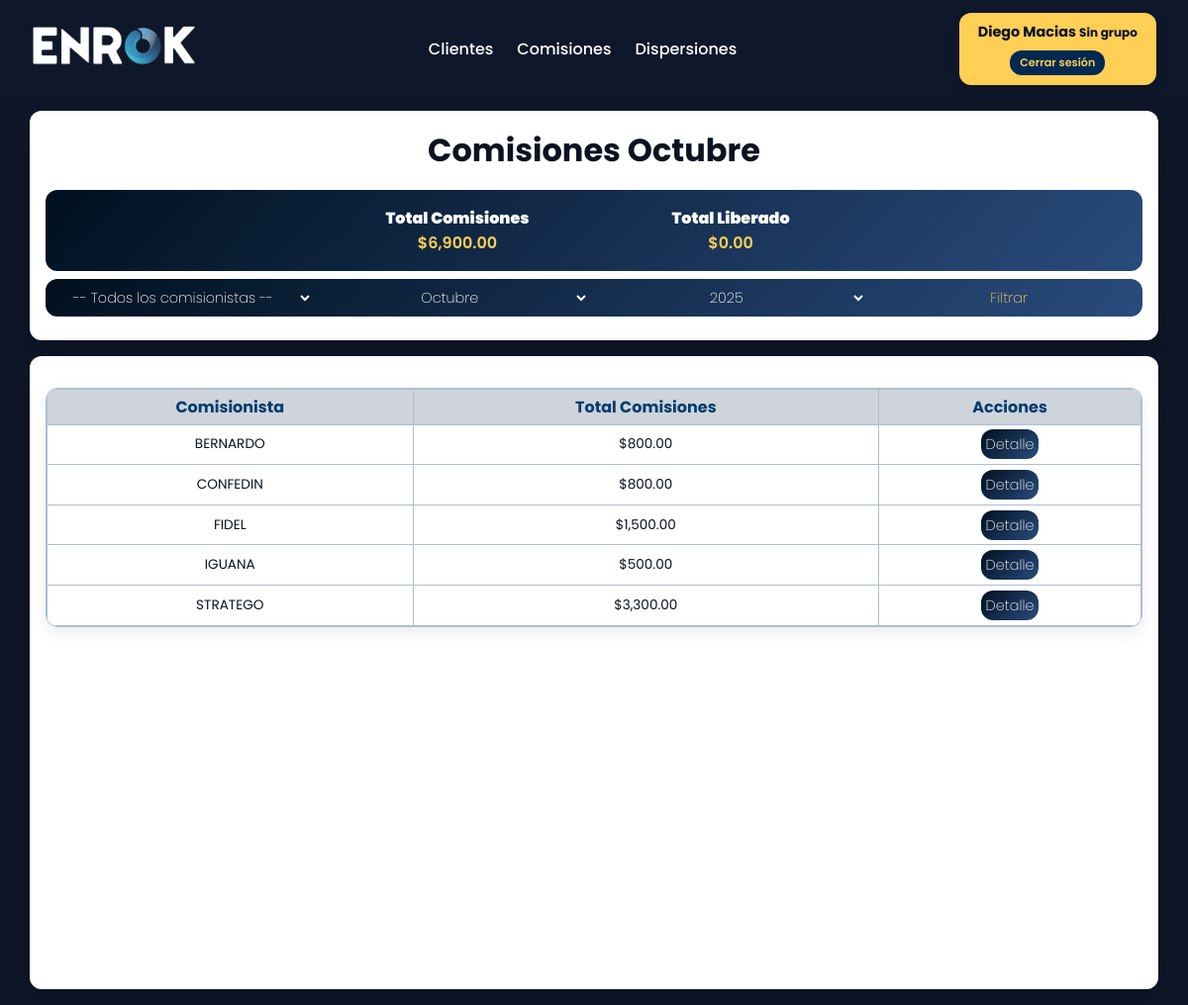
The page /comisiones/listar/?mes=10&anio=2025 (signed in) on the database its author committed.
### comisiones/models.py (models this page shows, shortened)
class Comision(models.Model):
    dispersion = models.ForeignKey(Dispersion, on_delete=models.CASCADE, related_name="comisiones")
    cliente = models.ForeignKey(Cliente, on_delete=models.CASCADE)
    comisionista = models.CharField(max_length=255)
    porcentaje = models.DecimalField(max_digits=5, decimal_places=2)
    monto = models.DecimalField(max_digits=12, decimal_places=2)
    fecha = models.DateTimeField(auto_now_add=True)
    estatus = models.CharField(max_length=50, default='Pendiente')

### comisiones/views.py (the view)
# urls.py: path('listar/', views.listar_comisiones, name='comisiones_listar'),
def listar_comisiones(request):
    liberar_comisiones_mes_anterior()
    mes = request.GET.get('mes')
    anio = request.GET.get('anio')
    comisionista_filtro = request.GET.get('comisionista')
    now = datetime.now()
    if not mes or not anio:
        return redirect(f"{request.path}?mes={now.month}&anio={now.year}")
    try:
        mes = int(mes)
        if mes < 1 or mes > 12:
            mes = now.month
    except (TypeError, ValueError):
        mes = now.month
    try:
        anio = int(anio)
    except (TypeError, ValueError):
        anio = now.year
    mes_nombre = MESES_ES.get(mes, "")
    anios = Comision.objects.dates('dispersion__fecha', 'year')
    anios = [y.year for y in anios]
    if not anios:
        anios = [anio]
    qs = Comision.objects.filter(
        dispersion__fecha__month=mes,
        dispersion__fecha__year=anio
    )
    if comisionista_filtro:
        qs = qs.filter(comisionista=comisionista_filtro)
    comisionistas = qs.values('comisionista').annotate(total=Sum('monto')).order_by('comisionista')
    total_comisiones = qs.aggregate(total=Sum('monto'))['total'] or 0
    total_liberado = qs.filter(estatus='Liberado').aggregate(total=Sum('monto'))['total'] or 0
    abonos = Pago.objects.filter(
        mes=mes,  # periodo contable del pago
        anio=anio
    )
    if comisionista_filtro:
        abonos = abonos.filter(comisionista=comisionista_filtro)
    total_abonos = abonos.aggregate(total=Sum('monto'))['total'] or 0
    total_comisiones -= total_abonos
    total_liberado -= total_abonos
    comisionistas_todos = Comision.objects.values('comisionista').distinct().order_by('comisionista')
    return render(request, 'comisiones/listar.html', {
        'comisionistas': comisionistas,
        'mes': str(mes),
        'mes_nombre': mes_nombre,
        'anio': str(anio),
        'anios': anios,
        'comisionistas_todos': comisionistas_todos,
        'comisionista_filtro': comisionista_filtro,
        'total_comisiones': total_comisiones,
        'total_liberado': total_liberado,
    })

### comisiones/templates/comisiones/listar.html (shortened to what this page needs)
{% extends 'base_listar.html' %}
{% load humanize %}
{% block title_filters %}
  <div class="card-top">
    <h1>Comisiones {{ mes_nombre }}</h1>
    <div class="pendiente-box">
      <div >
        <h2>Total Comisiones</h2>
        <strong class="monto">${{ total_comisiones|floatformat:2|intcomma }}</strong>
      </div>
      <div>
        <h2>Total Liberado</h2>
        <strong class="monto">${{ total_liberado|floatformat:2|intcomma }}</strong>
      </div>
    </div>
    <div class="actions">
      <form method="get" class="filtro">
        <select name="comisionista" style="border-radius: 12px 0 0 12px;">
          <option value="">-- Todos los comisionistas --</option>
        </select>
        <select name="mes" required>
          <option value="10" {% if mes == "10" %}selected{% endif %}>Octubre</option>
        </select>
        <select name="anio" required>
          {% for year in anios %}
            <option value="{{ year }}" {% if anio == year|stringformat:"s" %}selected{% endif %}>{{ year }}</option>
          {% endfor %}
        </select>
        <button type="submit" class="btn" style="border-radius: 0 12px 12px 0;">Filtrar</button>
      </form>
    </div>
  </div>
{% endblock %}
{% block content %}
  <div class="card">
    <div class="table-container">
      <table>
        <tr>
          <th>Comisionista</th>
          <th>Total Comisiones</th>
          <th>Acciones</th>
        </tr>
        {% for c in comisionistas %}
        <tr>
          <td>{{ c.comisionista }}</td>
          <td>${{ c.total|floatformat:2|intcomma }}</td>
          <td>
            <a href="{% url 'comisiones_detalle' c.comisionista %}?volver={{ request.get_full_path|urlencode }}" class="editar">Detalle</a>
          </td>
        </tr>
        {% empty %}
        <tr>
          <td colspan="3" style="text-align:center;">No hay comisiones registradas.</td>
        </tr>
        {% endfor %}
      </table>
    </div>
  </div>
{% endblock %}

### templates/base_listar.html (shortened to what this page needs)
{% load static %}
<!DOCTYPE html>
<html lang="es">
<head>
  <link rel="stylesheet" href="{% static 'css/style.css' %}">
</head>
<body>
  {% include 'includes/header.html' %}
  <main class="main-container">
    {% block title_filters %}{% endblock %}
    {% block content %}{% endblock %}
  </main>
</body>
</html>

### templates/includes/header.html (shortened to what this page needs)
{% load static %}
<header class="navbar">
  <div class="container">
    <div class="logo-box">
      <a href="{% url 'enrok' %}" class="logo-link">
        <img src="{% static 'img/logo.png' %}" alt="Enrok" class="logo-img">
      </a>
    </div>
    <nav class="nav-links">
      <a href="{% url 'clientes_listar' %}">Clientes</a>
      <a href="{% url 'comisiones_listar' %}">Comisiones</a>
      <a href="{% url 'dispersiones_listar' %}">Dispersiones</a>
    </nav>
    <div class="user-box">
      <strong>{{ user.get_full_name|default:user.username }}</strong>
      <small>{{ user.groups.all.0.name|default:"Sin grupo" }}</small>
      <br>
      <form action="{% url 'logout' %}" method="post" style="display:inline;">
        <button type="submit" class="logout-btn">Cerrar sesión</button>
      </form>
    </div>
  </div>
</header>

### static/css/style.css (style rules this page uses)
:root { --fuente-principal: 'Poppins', system-ui, -apple-system, Segoe UI, Roboto, sans-serif; }
*, *::before, *::after { font-family: var(--fuente-principal) !important; box-sizing: border-box; }
body { min-height: 100vh; display: grid; place-items: start center; background: #0f172a; margin: 0; padding-top: 2rem; }
.navbar { position: fixed; top: 0; left: 0; width: 100%; background-color: #0f172a; padding: 0.8rem 2rem; color: #fff; box-shadow: 0 2px 8px rgba(0,0,0,.2); z-index: 100; }
.navbar .container { display: flex; justify-content: space-between; align-items: center; flex-wrap: wrap; gap: 1rem; }
.logo-box { display: flex; align-items: center; gap: 0.7rem; }
.logo-img { height: 40px; width: auto; }
.nav-links { display: flex; gap: 1.5rem; }
.nav-links a { color: #fff; text-decoration: none; font-weight: 500; transition: color .2s; }
.card, .card-top { width: 95vw; max-width: 1200px; margin: 1rem; background: #ffffff; color: #0b1220; padding: 1rem; border-radius: 12px; box-shadow: 0 18px 40px rgba(0,0,0,.25); }
.card { min-height: 80vh; overflow-y: auto; }
.card-top { margin-top: 5rem; }
h1 { text-align: center; margin-bottom: 1rem; margin-top: 0rem; }
.btn_filtros, .btn, .filtro_pagado { padding: 4px 8px; text-decoration: none; display: inline-block; color: #ffcf56; background: transparent; border: none; font-weight: 200; text-align: center; line-height: 30px; font-size: .9rem; cursor: pointer; transition: 0.3s; }
.editar { padding: 0px 5px; text-decoration: none; display: inline-block; color: #ffffff; background: linear-gradient(135deg, #00101f 0%, #294b7c 100%); border: none; border-radius: 12px; font-weight: 200; text-align: center; line-height: 30px; font-size: .9rem; cursor: pointer; transition: 0.3s; }
select { padding: 7px 8px; font-size: .9rem; color: #ffffff; background: transparent; border: none; font-weight: 200; text-align: center; cursor: pointer; transition: 0.3s; }
select option { color: #00101f; background-color: #ffffff; text-align: center; }
.actions { margin-top: .5rem; margin-bottom: .5rem; display: flex; gap: .6rem; justify-content: center; background: linear-gradient(135deg, #00101f 0%, #294b7c 100%); border-radius: 12px; }
.actions form { display: flex; width: 100%; gap: 0.6rem; }
.actions form > * { flex: 1; text-align: center; min-width: 0; }
.pendiente-box { position: relative; background: linear-gradient(135deg, #00101f 0%, #294b7c 100%); color: white; padding: 1rem; border-radius: 12px; text-align: center; display: flex; justify-content: center; align-items: center; gap: 6rem; flex-wrap: wrap; margin-top: 1rem; }
.pendiente-box > div { display: flex; flex-direction: column; align-items: center; justify-content: center; min-width: 180px; }
.pendiente-box h2 { margin: 0; font-size: 1rem; font-weight: 900; }
.pendiente-box .monto, .pendiente-box p { font-size: 1rem; font-weight: 600; margin: 0; color: #ffcf56; }
table { width: 100%; border-collapse: collapse; }
th, td { border: 1px solid #aebed2; padding: 0.3rem; text-align: center; font-size: 0.85rem; }
th { background: rgb(206, 212, 218); text-align: center; color: #003b71; font-size: 1rem; }
.table-container { border: 1px solid #aebed2; border-radius: 12px; overflow: hidden; margin-top: 1rem; max-height: 70vh; overflow-y: auto; box-shadow: 0 6px 16px rgba(0,0,0,.08); }
.user-box { display: block; top: 1rem; right: 1.5rem; background: #ffcf56; color: #0b1220; align-items: center; justify-content: center; gap: 0.25rem; padding: .6rem 1.2rem; border-radius: 12px; font-weight: 700; box-shadow: 0 4px 10px rgba(0,0,0,.15); font-size: .9rem; text-align: center; }
.logout-btn { all: unset; margin-top: .5rem; padding: 4px 10px; text-decoration: none; display: inline-block; color: #ffcf56; background: #002952; border: none; font-size: .7rem; font-weight: 600; text-align: center; cursor: pointer; transition: 0.3s; border-radius: 12px; }

### templates/includes/header.html (style rules this page uses)
.user-box { display: block; top: 1rem; right: 1.5rem; background: #ffcf56; color: #0b1220; align-items: center; justify-content: center; gap: 0.25rem; padding: .6rem 1.2rem; border-radius: 12px; font-weight: 700; box-shadow: 0 4px 10px rgba(0,0,0,.15); font-size: .9rem; text-align: center; }
.logout-btn { all: unset; margin-top: .5rem; padding: 4px 10px; text-decoration: none; display: inline-block; color: #ffcf56; background: #002952; border: none; font-size: .7rem; font-weight: 600; text-align: center; cursor: pointer; transition: 0.3s; border-radius: 12px; }

### rows shown on the page
Comision: comisionista "BERNARDO", total "800.00"
Comision: comisionista "CONFEDIN", total "800.00"
Comision: comisionista "FIDEL", total "1,500.00"
Comision: comisionista "IGUANA", total "500.00"
Comision: comisionista "STRATEGO", total "3,300.00"

### other values the page prints
{{ user.get_full_name|default:user.username }} "Diego Macias"
{{ user.groups.all.0.name|default:"Sin grupo" }} "Sin grupo"
{{ mes_nombre }} "Octubre"
{{ total_comisiones|floatformat:2|intcomma }} "6,900.00"
{{ total_liberado|floatformat:2|intcomma }} "0.00"
form field anio "2025"
